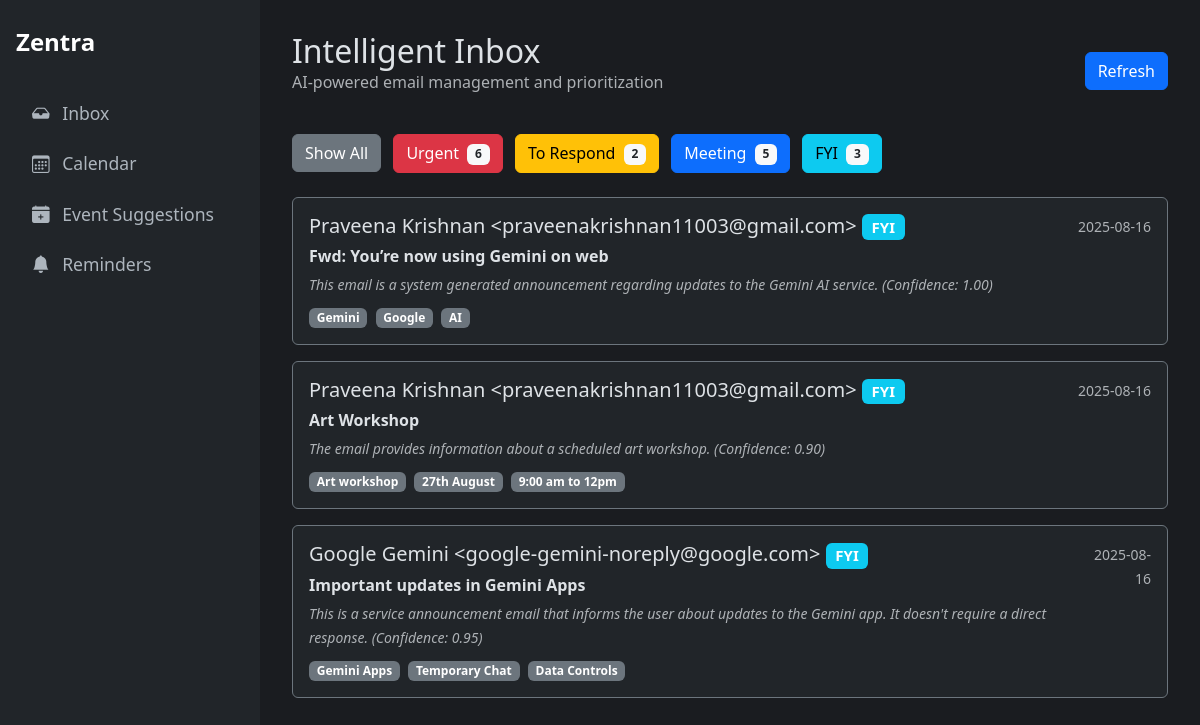
The app's page /recent_classified?category=FYI with its own data.
### tables this page shows
CREATE TABLE classifications (
    id INTEGER PRIMARY KEY AUTOINCREMENT,
    gmail_message_id TEXT UNIQUE NOT NULL, -- NEW: Added unique message ID
    created_at TIMESTAMP NOT NULL DEFAULT CURRENT_TIMESTAMP,
    subject TEXT NOT NULL,
    sender TEXT NOT NULL,
    body TEXT,
    category TEXT,
    confidence REAL,
    priority_analysis TEXT,
    category_reason TEXT,
    summary TEXT,
    important_terms TEXT,
    response_draft TEXT
);

### Oauth.py (the view)
@app.route("/recent_classified")
def recent_classified_view():
    category_filter = request.args.get('category', None)
    classifications = database.get_recent_classifications(category_filter=category_filter)
    category_counts = database.get_category_counts()
    category_colors = {"Urgent": "danger", "To Respond": "warning", "Meeting": "primary", "FYI": "info", "Uncategorized": "secondary"}
    return render_template("history.html", classifications=classifications, counts=category_counts, category_colors=category_colors)

### database.py (called while the page is built)
def get_db_connection():
    conn = sqlite3.connect(DATABASE_FILE, timeout=10)
    conn.row_factory = sqlite3.Row
    return conn

def get_recent_classifications(category_filter=None, limit=25):
    conn = get_db_connection()
    query = """
        SELECT
            c.id, c.subject, c.sender, c.category, c.confidence,
            c.category_reason, c.important_terms, c.created_at,
            s.status as suggestion_status
        FROM
            classifications c
        LEFT JOIN
            suggested_events s ON c.id = s.source_email_id
    """
    params = []
    if category_filter:
        query += ' WHERE c.category = ?'
        params.append(category_filter)
    query += ' ORDER BY c.id DESC LIMIT ?'
    params.append(limit)
    classifications = conn.execute(query, tuple(params)).fetchall()
    conn.close()
    return classifications

def get_category_counts():
    conn = get_db_connection()
    counts = conn.execute('SELECT category, COUNT(id) as count FROM classifications GROUP BY category').fetchall()
    conn.close()
    return {row['category']: row['count'] for row in counts}

### templates/history.html (shortened to what this page needs)
{% extends "layout.html" %}
{% block content %}
<div class="d-flex justify-content-between align-items-center mb-4">
  <div>
    <h1 class="h2 mb-0">Intelligent Inbox</h1>
    <p class="text-muted">AI-powered email management and prioritization</p>
  </div>
  <a href="/recent_classified" class="btn btn-primary">Refresh</a>
</div>
<div class="mb-4">
  <a href="/recent_classified" class="btn btn-secondary me-2">Show All</a>
  <a href="/recent_classified?category=Urgent" class="btn btn-danger me-2">Urgent <span class="badge bg-light text-dark ms-1">{{ counts.get('Urgent', 0) }}</span></a>
  <a href="/recent_classified?category=To Respond" class="btn btn-warning me-2">To Respond <span class="badge bg-light text-dark ms-1">{{ counts.get('To Respond', 0) }}</span></a>
  <a href="/recent_classified?category=Meeting" class="btn btn-primary me-2">Meeting <span class="badge bg-light text-dark ms-1">{{ counts.get('Meeting', 0) }}</span></a>
  <a href="/recent_classified?category=FYI" class="btn btn-info">FYI <span class="badge bg-light text-dark ms-1">{{ counts.get('FYI', 0) }}</span></a>
</div>
{% for item in classifications %}
<a href="/classification/{{ item.id }}" class="text-decoration-none text-white">
  <div class="card mb-3 bg-dark border-secondary">
    <div class="card-body">
      <div class="d-flex w-100 justify-content-between">
        <div class="flex-grow-1">
          <h5 class="mb-1">{{ item.sender }} <span class="badge bg-{{ category_colors.get(item.category, 'secondary') }}">{{ item.category }}</span>
          </h5>
          <p class="mb-1"><strong>{{ item.subject }}</strong></p>
          <p class="mb-0 text-muted fst-italic">
            <small>{{ item.category_reason }} (Confidence: {{ "%.2f"|format(item.confidence|float) }})</small>
          </p>
          <div class="mt-2">
            {% if item.important_terms %}
              {% for term in item.important_terms.split(',')[:3] %}
                {% if term.strip() %}
                  <span class="badge bg-secondary me-1">{{ term.strip() }}</span>
                {% endif %}
              {% endfor %}
            {% endif %}
          </div>
        </div>
        <div class="text-end">
          <small class="text-muted">{{ item.created_at[:10] }}</small>
        </div>
      </div>
    </div>
  </div>
</a>
{% else %}
<div class="alert alert-info">No classified emails in history.</div>
{% endfor %}
{% endblock %}

### templates/layout.html (style rules this page uses)
body { display: flex; min-height: 100vh; background-color: #1a1c20; color: #dee2e6; }

### records on screen
classifications: sender "Praveena Krishnan <praveenakrishnan11003@gmail.com>", category "FYI", subject "Fwd: You’re now using Gemini on web", category_reason "This email is a system generated announcement regarding updates to the Gemini AI service.", confidence "1.00", strip "Gemini" "Google" "AI", created_at "2025-08-16"
classifications: sender "Praveena Krishnan <praveenakrishnan11003@gmail.com>", category "FYI", subject "Art Workshop", category_reason "The email provides information about a scheduled art workshop.", confidence "0.90", strip "Art workshop" "27th August" "9:00 am to 12pm", created_at "2025-08-16"
classifications: sender "Google Gemini <google-gemini-noreply@google.com>", category "FYI", subject "Important updates in Gemini Apps", category_reason "This is a service announcement email that informs the user about updates to the Gemini app. It doesn't require a direct response.", confidence "0.95", strip "Gemini Apps" "Temporary Chat" "Data Controls", created_at "2025-08-16"

### other values on screen
{{ counts.get('Urgent', 0) }} "6"
{{ counts.get('To Respond', 0) }} "2"
{{ counts.get('Meeting', 0) }} "5"
{{ counts.get('FYI', 0) }} "3"
